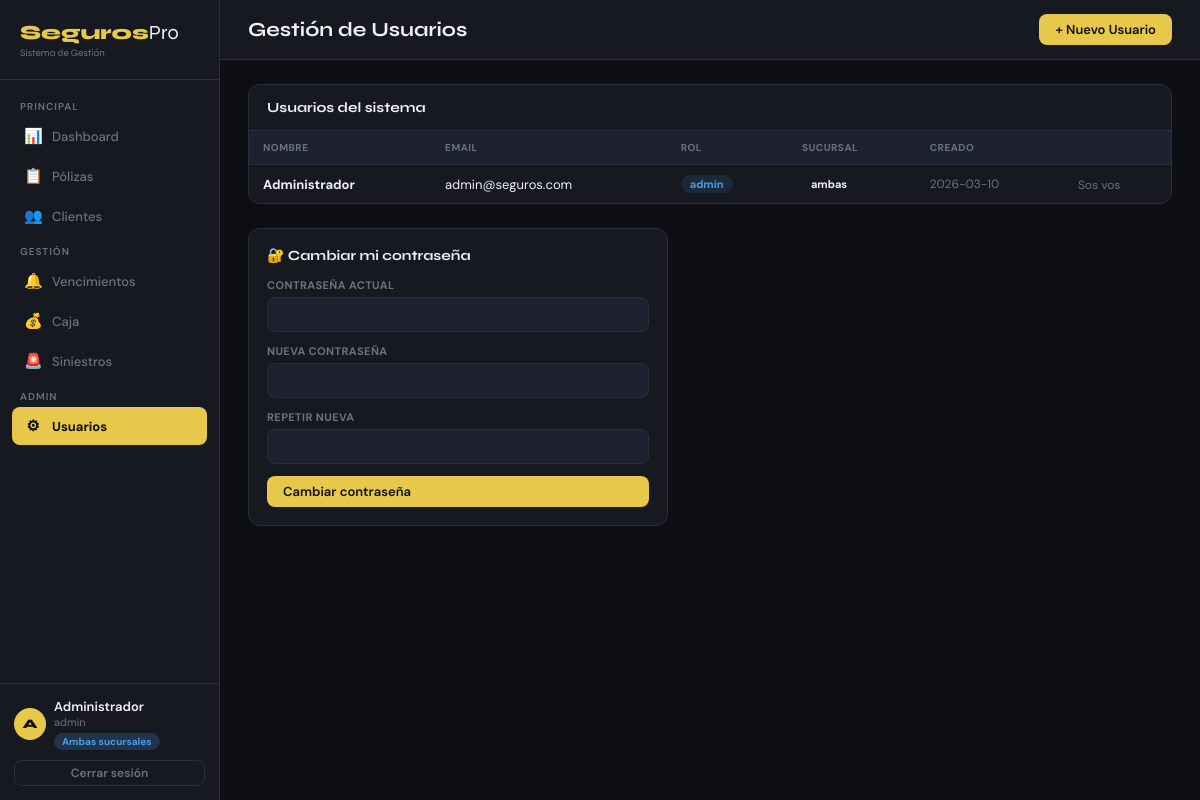
/usuarios (signed in), run on the app's committed database.
### tables this page shows
CREATE TABLE usuarios (
                id INTEGER PRIMARY KEY AUTOINCREMENT,
                nombre TEXT NOT NULL,
                email TEXT UNIQUE NOT NULL,
                password TEXT NOT NULL,
                rol TEXT DEFAULT 'operador',
                sucursal TEXT DEFAULT 'ambas',
                creado TEXT DEFAULT CURRENT_TIMESTAMP
            );

### app.py (the view)
@app.route('/usuarios')
@login_required
@admin_required
def usuarios():
    with get_db() as db:
        lista = db.execute("SELECT id,nombre,email,rol,sucursal,creado FROM usuarios ORDER BY id").fetchall()
    return render_template('usuarios.html', usuarios=lista)

### app.py (called while the page is built)
def get_db():
    conn = sqlite3.connect(DB)
    conn.row_factory = sqlite3.Row
    return conn

def login_required(f):
    @wraps(f)
    def dec(*a,**kw):
        if 'user_id' not in session: return redirect(url_for('login'))
        return f(*a,**kw)
    return dec

def admin_required(f):
    @wraps(f)
    def dec(*a,**kw):
        if session.get('rol') != 'admin':
            flash('Solo administradores','error')
            return redirect(url_for('index'))
        return f(*a,**kw)
    return dec

### templates/usuarios.html (shortened to what this page needs)
{% extends 'base.html' %}
{% block title %}Usuarios{% endblock %}{% block page_title %}Gestión de Usuarios{% endblock %}
{% block topbar_actions %}<button class="btn btn-primary" onclick="openModal('usuario')">+ Nuevo Usuario</button>{% endblock %}
{% block content %}
<div class="table-wrap" style="margin-bottom:24px">
  <div class="table-header"><div class="table-title">Usuarios del sistema</div></div>
  <table><thead><tr><th>Nombre</th><th>Email</th><th>Rol</th><th>Sucursal</th><th>Creado</th><th></th></tr></thead>
  <tbody>
    {% for u in usuarios %}
    <tr>
      <td><strong>{{ u.nombre }}</strong></td>
      <td>{{ u.email }}</td>
      <td><span class="badge {{ 'badge-admin' if u.rol=='admin' else 'badge-ok' }}">{{ u.rol }}</span></td>
      <td><span class="badge badge-{{ 'ambas' if u.sucursal=='ambas' else u.sucursal.lower() }}">{{ u.sucursal }}</span></td>
      <td style="color:var(--muted);font-size:12px">{{ u.creado[:10] if u.creado else '—' }}</td>
      <td>
        {% if u.id != session.user_id %}
        <form method="POST" action="{{ url_for('eliminar_usuario', uid=u.id) }}" style="display:inline" onsubmit="return confirm('¿Eliminar?')">
          <button class="btn btn-danger btn-sm">Eliminar</button>
        </form>
        {% else %}<span style="color:var(--muted);font-size:12px">Sos vos</span>{% endif %}
      </td>
    </tr>
    {% endfor %}
  </tbody></table>
</div>
<div class="card" style="max-width:420px">
  <div class="card-title">🔐 Cambiar mi contraseña</div>
  <form method="POST" action="{{ url_for('cambiar_password') }}" style="display:flex;flex-direction:column;gap:12px">
    <div class="form-group"><label>Contraseña actual</label><input type="password" name="actual" required></div>
    <div class="form-group"><label>Nueva contraseña</label><input type="password" name="nueva" required></div>
    <div class="form-group"><label>Repetir nueva</label><input type="password" name="repetir" required></div>
    <button type="submit" class="btn btn-primary">Cambiar contraseña</button>
  </form>
</div>
{% endblock %}

### templates/base.html (shortened to what this page needs)
<!DOCTYPE html>
<html lang="es">
<head>
</head>
<body>
<div class="sidebar">
  <div class="logo">Seguros<span>Pro</span><div class="logo-sub">Sistema de Gestión</div></div>
  <nav class="nav">
    <div class="nav-section">Principal</div>
    <a class="nav-item {% if request.endpoint=='index' %}active{% endif %}" href="{{ url_for('index') }}"><span class="nav-icon">📊</span>Dashboard</a>
    <a class="nav-item {% if request.endpoint=='polizas' %}active{% endif %}" href="{{ url_for('polizas') }}"><span class="nav-icon">📋</span>Pólizas</a>
    <a class="nav-item {% if request.endpoint=='clientes' %}active{% endif %}" href="{{ url_for('clientes') }}"><span class="nav-icon">👥</span>Clientes</a>
    <div class="nav-section">Gestión</div>
    <a class="nav-item {% if request.endpoint=='vencimientos' %}active{% endif %}" href="{{ url_for('vencimientos') }}"><span class="nav-icon">🔔</span>Vencimientos</a>
    <a class="nav-item {% if request.endpoint=='caja' %}active{% endif %}" href="{{ url_for('caja') }}"><span class="nav-icon">💰</span>Caja</a>
    <a class="nav-item {% if request.endpoint=='siniestros' %}active{% endif %}" href="{{ url_for('siniestros') }}"><span class="nav-icon">🚨</span>Siniestros</a>
    {% if session.rol == 'admin' %}
    <div class="nav-section">Admin</div>
    <a class="nav-item {% if request.endpoint=='usuarios' %}active{% endif %}" href="{{ url_for('usuarios') }}"><span class="nav-icon">⚙</span>Usuarios</a>
    {% endif %}
  </nav>
  <div class="sidebar-bottom">
    <div class="user-badge">
      <div class="user-avatar">{{ session.nombre[0].upper() if session.nombre else 'U' }}</div>
      <div>
        <div class="user-name">{{ session.nombre }}</div>
        <div class="user-meta">{{ session.rol }}</div>
        {% set suc = session.sucursal %}
        <span class="suc-badge suc-{{ 'ambas' if suc=='ambas' else suc.lower() }}">
          {{ 'Ambas sucursales' if suc=='ambas' else suc }}
        </span>
      </div>
    </div>
    <a href="{{ url_for('logout') }}" class="btn btn-ghost btn-sm" style="width:100%;justify-content:center">Cerrar sesión</a>
  </div>
</div>
<div class="main">
  <div class="topbar">
    <div class="page-title">{% block page_title %}{% endblock %}</div>
    <div class="topbar-actions">{% block topbar_actions %}{% endblock %}</div>
  </div>
  <div class="content">
    {% block content %}{% endblock %}
  </div>
</div>
</body>
</html>

### templates/base.html (style rules this page uses)
:root { --bg:#0d0f14;--surface:#161920;--surface2:#1e2230;--border:#2a2f3e;--accent:#e8c84a;--accent2:#4a9ee8;--danger:#e85a4a;--success:#4ae896;--text:#eef0f5;--muted:#6b7280;--roca:#9b59b6;--sarmiento:#e67e22 }
* { box-sizing:border-box;margin:0;padding:0 }
body { font-family:'DM Sans',sans-serif;background:var(--bg);color:var(--text);min-height:100vh }
.sidebar { position:fixed;left:0;top:0;width:220px;height:100vh;background:var(--surface);border-right:1px solid var(--border);display:flex;flex-direction:column;z-index:100;overflow-y:auto }
.logo { padding:20px;border-bottom:1px solid var(--border);font-family:'Syne',sans-serif;font-size:20px;font-weight:800;color:var(--accent) }
.logo span { color:var(--text);font-weight:400 }
.logo-sub { font-size:10px;color:var(--muted);font-weight:400;margin-top:2px }
.nav { padding:12px;flex:1 }
.nav-section { font-size:10px;color:var(--muted);text-transform:uppercase;letter-spacing:1px;padding:8px 8px 4px;font-weight:600 }
.nav-item { display:flex;align-items:center;gap:10px;padding:9px 12px;border-radius:8px;cursor:pointer;font-size:13px;color:var(--muted);text-decoration:none;transition:all .2s;margin-bottom:2px;font-weight:500 }
.nav-item.active { background:var(--accent);color:#0d0f14;font-weight:700 }
.nav-icon { font-size:15px;width:18px;text-align:center }
.sidebar-bottom { padding:14px;border-top:1px solid var(--border) }
.user-badge { display:flex;align-items:center;gap:8px;margin-bottom:10px }
.user-avatar { width:32px;height:32px;border-radius:50%;background:var(--accent);display:flex;align-items:center;justify-content:center;font-family:'Syne',sans-serif;font-weight:800;font-size:13px;color:#0d0f14;flex-shrink:0 }
.user-name { font-weight:600;font-size:13px;color:var(--text) }
.user-meta { font-size:11px;color:var(--muted) }
.suc-badge { display:inline-block;padding:2px 8px;border-radius:10px;font-size:10px;font-weight:700;margin-top:2px }
.suc-ambas { background:rgba(74,158,232,.2);color:var(--accent2) }
.main { margin-left:220px;min-height:100vh }
.topbar { padding:14px 28px;border-bottom:1px solid var(--border);background:var(--surface);display:flex;align-items:center;justify-content:space-between;position:sticky;top:0;z-index:50;gap:12px }
.page-title { font-family:'Syne',sans-serif;font-size:20px;font-weight:700;white-space:nowrap }
.topbar-actions { display:flex;gap:8px;align-items:center;flex-wrap:wrap }
.btn { padding:7px 16px;border-radius:8px;border:none;cursor:pointer;font-family:'DM Sans',sans-serif;font-size:13px;font-weight:600;transition:all .2s;text-decoration:none;display:inline-flex;align-items:center;gap:5px }
.btn-primary { background:var(--accent);color:#0d0f14 }
.btn-ghost { background:transparent;color:var(--muted);border:1px solid var(--border) }
.btn-sm { padding:4px 11px;font-size:12px }
.content { padding:24px 28px }
.table-wrap { background:var(--surface);border:1px solid var(--border);border-radius:12px;overflow:hidden;margin-bottom:20px }
.table-header { padding:14px 18px;border-bottom:1px solid var(--border);display:flex;align-items:center;justify-content:space-between;gap:10px;flex-wrap:wrap }
.table-title { font-family:'Syne',sans-serif;font-weight:700;font-size:14px }
table { width:100%;border-collapse:collapse }
th { padding:10px 14px;text-align:left;font-size:10px;color:var(--muted);font-weight:700;text-transform:uppercase;letter-spacing:.5px;border-bottom:1px solid var(--border);background:var(--surface2);white-space:nowrap }
td { padding:10px 14px;font-size:13px;border-bottom:1px solid var(--border);vertical-align:middle }
tr:last-child td { border-bottom:none }
.badge { display:inline-flex;align-items:center;gap:3px;padding:2px 9px;border-radius:20px;font-size:11px;font-weight:700 }
.badge-admin { background:rgba(74,158,232,.12);color:var(--accent2) }
.form-group { display:flex;flex-direction:column;gap:5px }
label { font-size:11px;color:var(--muted);font-weight:700;text-transform:uppercase;letter-spacing:.4px }
input,select,textarea { padding:8px 11px;background:var(--surface2);border:1px solid var(--border);border-radius:8px;color:var(--text);font-family:'DM Sans',sans-serif;font-size:13px;outline:none;transition:border-color .2s;width:100% }
.card { background:var(--surface);border:1px solid var(--border);border-radius:12px;padding:18px;margin-bottom:16px }
.card-title { font-family:'Syne',sans-serif;font-size:14px;font-weight:700;margin-bottom:14px }
.content { animation:fadeIn .2s ease }

### data on the page
usuarios: nombre "Administrador", rol "admin", email "admin@seguros.com", sucursal "ambas", creado "2026-03-10", shows "Sos vos"

### other printed values
{{ session.nombre[0].upper() if session.nombre else 'U' }} "A"
{{ 'Ambas sucursales' if suc=='ambas' else suc }} "Ambas sucursales"
